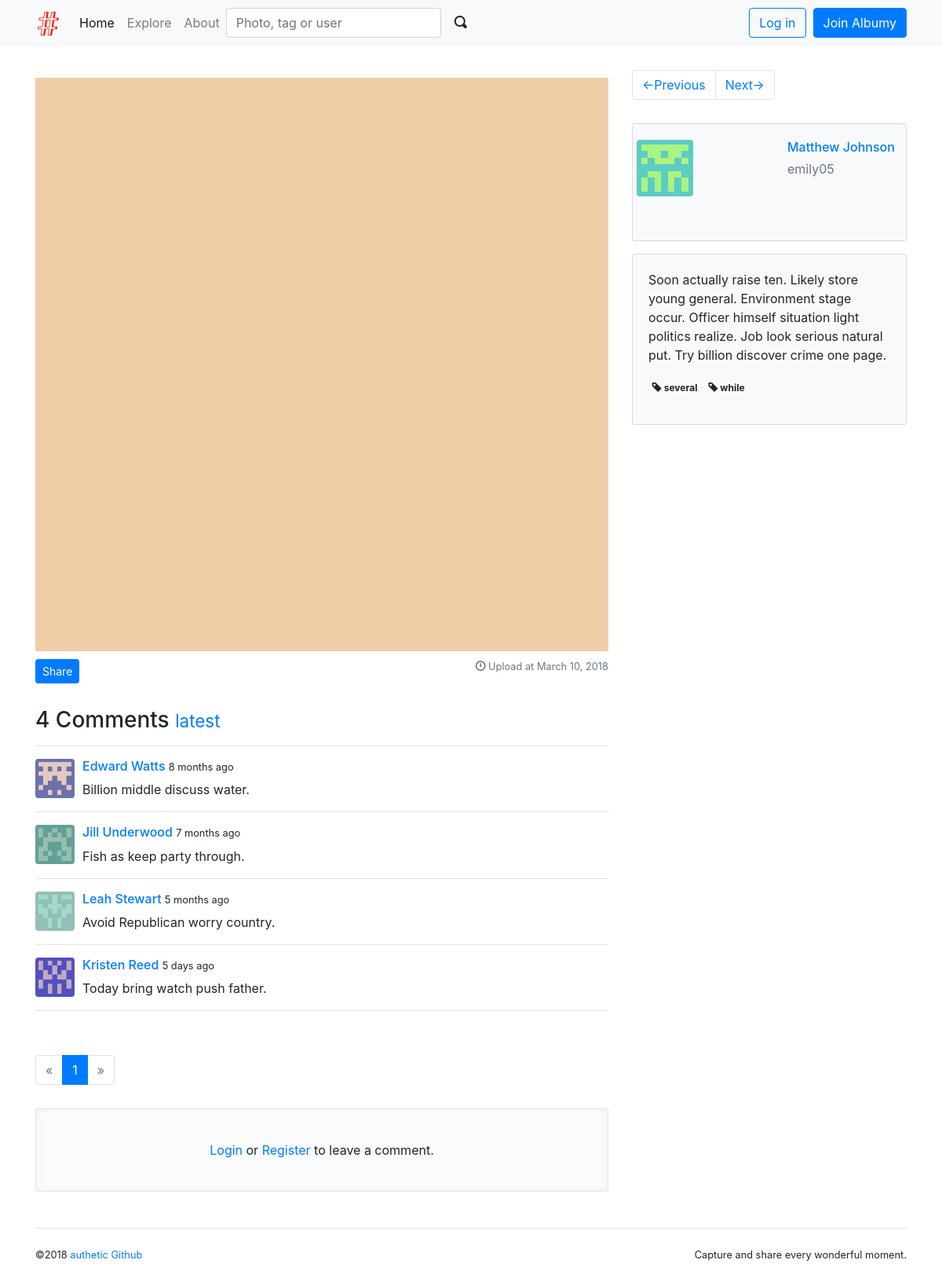
Page /photo/21 on the committed database.
### albumy/models.py (models this page shows, shortened)
@whooshee.register_model('description')
class Photo(db.Model):
    id = db.Column(db.Integer, primary_key=True)
    description = db.Column(db.String(500))
    filename = db.Column(db.String(64))
    filename_s = db.Column(db.String(64))
    filename_m = db.Column(db.String(64))
    timestamp = db.Column(db.DateTime, default=datetime.utcnow)
    flag = db.Column(db.Integer, default=0)
    author_id = db.Column(db.Integer, db.ForeignKey('user.id'))
    author = db.relationship('User', back_populates='photos')
    tags = db.relationship('Tag', secondary=tagging, back_populates='photos')
    collectors = db.relationship('Collect', back_populates='collected', cascade='all')

class Comment(db.Model):
    id = db.Column(db.Integer, primary_key=True)
    timestamp = db.Column(db.DateTime, default=datetime.utcnow, index=True)
    body = db.Column(db.Text)
    flag = db.Column(db.Integer, default=0)
    replied_id = db.Column(db.Integer, db.ForeignKey('comment.id'))
    author_id = db.Column(db.Integer, db.ForeignKey('user.id'))
    photo_id = db.Column(db.Integer, db.ForeignKey('photo.id'))
    photo = db.relationship('Photo', backref=db.backref('comments', cascade='all'))
    author = db.relationship('User', backref=db.backref('comments', cascade='all'))
    replies = db.relationship('Comment', back_populates='replied', cascade='all')
    replied = db.relationship('Comment', back_populates='replies', remote_side=[id])

@whooshee.register_model('username', 'name')
class User(db.Model, UserMixin):
    id = db.Column(db.Integer, primary_key=True)
    username = db.Column(db.String(20), unique=True, index=True)
    email = db.Column(db.String(254), unique=True, index=True)
    password_hash = db.Column(db.String(128))
    name = db.Column(db.String(30))
    website = db.Column(db.String(255))
    bio = db.Column(db.String(120))
    location = db.Column(db.String(50))
    member_since = db.Column(db.DateTime, default=datetime.utcnow)
    confirmed = db.Column(db.Boolean, default=False)
    avatar_s = db.Column(db.String(64))
    avatar_m = db.Column(db.String(64))
    avatar_l = db.Column(db.String(64))
    avatar_raw = db.Column(db.String(64))
    receive_comment_notification = db.Column(db.Boolean, default=True)
    receive_follow_notification = db.Column(db.Boolean, default=True)
    receive_collect_notification = db.Column(db.Boolean, default=True)
    show_collections = db.Column(db.Boolean, default=True)
    locked = db.Column(db.Boolean, default=False)
    active = db.Column(db.Boolean, default=True)
    role_id = db.Column(db.Integer, db.ForeignKey('role.id'))
    role = db.relationship('Role', back_populates='users')
    photos = db.relationship('Photo', back_populates='author', cascade='all')
    collections = db.relationship('Collect', back_populates='collector', cascade='all')
    following = db.relationship('Follow', foreign_keys=[Follow.follower_id], back_populates=
                                'follower', lazy='dynamic', cascade='all')
    followers = db.relationship('Follow', foreign_keys=[Follow.followed_id], back_populates=
                                'followed', lazy='dynamic', cascade='all')
    notifications = db.relationship('Notification', back_populates='receiver',
                                    cascade='all')

@whooshee.register_model('name')
class Tag(db.Model):
    id = db.Column(db.Integer, primary_key=True)
    name = db.Column(db.String(30), index=True)
    photos = db.relationship('Photo', secondary=tagging, back_populates='tags')

### albumy/blueprints/main.py (the view)
@main_bp.route('/photo/<int:photo_id>')
def show_photo(photo_id):
    photo = Photo.query.get_or_404(photo_id)
    page = request.args.get('page', 1, type=int)
    per_page = current_app.config['ALBUMY_COMMENT_PER_PAGE']
    pagination = Comment.query.with_parent(photo).order_by(Comment.timestamp).paginate(page, per_page)
    comments = pagination.items
    description_form = DescriptionForm()
    comment_form = CommentForm()
    tag_form = TagForm()
    description_form.description.data = photo.description
    return render_template('main/photo.html', photo=photo, description_form=description_form,
                           comment_form=comment_form, pagination=pagination, comments=comments,
                           tag_form=tag_form)

### albumy/forms/main.py
class DescriptionForm(FlaskForm):
    description = TextAreaField('Description', validators=[Optional(), Length(0, 500)])
    submit = SubmitField()

class CommentForm(FlaskForm):
    body = TextAreaField('', validators=[DataRequired()])
    submit = SubmitField()

### albumy/__init__.py (called while the page is built)
def register_template_context(app):
    @app.context_processor
    def make_template_context():
        if current_user.is_authenticated:
            notification_count = Notification.query.with_parent(current_user).filter_by(is_read=False).count()
        else:
            notification_count = None
        return dict(notification_count=notification_count)

### albumy/extensions.py (called while the page is built)
    def can(self, permission_name):
        return False

### albumy/templates/main/photo.html (shortened to what this page needs)
{% extends 'base.html' %}
{% from 'bootstrap/form.html' import render_form, render_field %}
{% from 'bootstrap/pagination.html' import render_pagination %}
{% block content %}
    <div class="row">
        <div class="col-md-8">
            <div class="photo">
                <a href="{{ url_for('.get_image', filename=photo.filename) }}" target="_blank">
                    <img class="img-fluid" src="{{ url_for('.get_image', filename=photo.filename_m) }}">
                </a>
            </div>
            <a class="btn btn-primary btn-sm text-white" data-toggle="modal" data-target="#shareModal">Share</a>
            <p class="text-muted float-right small">
                <span class="oi oi-clock"></span>
                Upload at {{ moment(photo.timestamp).format('LL') }}
            </p>
            {% include 'main/_comments.html' %}
        </div>
        <div class="col-md-4">
            {% include 'main/_photo_sidebar.html' %}
        </div>
    </div>
{% endblock %}

### albumy/templates/main/_comments.html (shortened to what this page needs)
<div class="comments" id="comments">
    <h3>{{ photo.comments|length }} Comments
        <small>
            <a href="{{ url_for('.show_photo', photo_id=photo.id, page=pagination.pages or 1) }}#comment-form">latest</a>
        </small>
    </h3>
    <hr>
    {% if comments %}
        {% for comment in comments %}
            <div class="comment">
                <div class="comment-thumbnail">
                    <a href="{{ url_for('user.index', username=comment.author.username) }}">
                        <img class="rounded img-fluid avatar-s profile-popover"
                             data-href="{{ url_for('ajax.get_profile', user_id=comment.author.id) }}"
                             src="{{ url_for('main.get_avatar', filename=comment.author.avatar_m) }}">
                    </a>
                </div>
                <div class="comment-body">
                    <h6>
                        <a class="profile-popover"
                           data-href="{{ url_for('ajax.get_profile', user_id=comment.author.id) }}"
                           href="{{ url_for('user.index', username=comment.author.username) }}">
                            {{ comment.author.name }}
                        </a>
                        <small data-toggle="tooltip" data-placement="top" data-timestamp="{{ comment.timestamp }}"
                               data-delay="500">
                            {{ moment(comment.timestamp).fromNow(refresh=True) }}
                        </small>
                    </h6>
                    <p>
                        {{ comment.body }}
                    </p>
                </div>
            </div>
            <hr>
        {% endfor %}
        <div class="page-footer">
            {{ render_pagination(pagination) }}
        </div>
    {% else %}
        <p class="tip">No comments.</p>
    {% endif %}
    {% if current_user.is_authenticated %}
        {% if current_user.can('COMMENT') %}
            {% if request.args.get('reply') %}
                <div class="alert alert-dark">
                    Reply to {{ request.args.get('author') }}:
                    <a class="float-right" href="{{ url_for('.show_photo', photo_id=photo.id) }}">Cancel</a>
                </div>
            {% endif %}
            <div class="comment-form-area">
                <div class="comment-form-thumbnail">
                    <img class="rounded img-fluid avatar-s"
                         src="{{ url_for('main.get_avatar', filename=current_user.avatar_m) }}">
                </div>
                <div class="comment-form" id="comment-form">
                    {{ render_form(comment_form, action=url_for('.new_comment', photo_id=photo.id, page=pagination.pages),
                    extra_classes="text-right") }}
                </div>
            </div>
        {% else %}
            <p class="tip">
                No permission.
            </p>
        {% endif %}
    {% else %}
        <p class="tip">
            <a href="{{ url_for('auth.login') }}">Login</a>
            or
            <a href="{{ url_for('auth.register') }}">Register</a> to leave a comment.
        </p>
    {% endif %}
</div>

### albumy/templates/main/_photo_sidebar.html (shortened to what this page needs)
<nav aria-label="Page navigation">
    <ul class="pagination">
        <li class="page-item">
            <a class="page-link" href="{{ url_for('.photo_previous', photo_id=photo.id) }}">
                &larr;Previous
            </a>
        </li>
        <li class="page-item">
            <a class="page-link" href="{{ url_for('.photo_next', photo_id=photo.id) }}">
                Next&rarr;
            </a>
        </li>
    </ul>
</nav>
<div class="card bg-light mb-3 w-100 sidebar-card">
    <div class="card-body">
        <div class="row">
            <a href="{{ url_for('user.index', username=photo.author.username) }}">
                <img class="img-fluid rounded" src="{{ url_for('main.get_avatar', filename=
                        photo.author.avatar_m)}}">
            </a>
            <div class="sidebar-profile">
                <h6 class="card-title">
                    <a href="{{ url_for('user.index', username=photo.author.username) }}">
                        {{ photo.author.name }}
                    </a>
                </h6>
                <p class="card-subtitle mb-2 text-muted">{{ photo.author.username }}</p>
            </div>
        </div>
    </div>
</div>
<div class="card bg-light mb-3 w-100">
    <div class="card-body">
        <div id="description">
            <p>
                {% if photo.description %}
                    {{ photo.description }}
                {% endif %}
            </p>
        </div>
         <div id="tags">
            <p>
                {% if photo.tags %}
                    {% for tag in photo.tags %}
                        <a class="badge badge-light"
                           href="{{ url_for('.show_tag', tag_id=tag.id) }}" target="_blank"><span
                                class="oi oi-tag"></span> {{ tag.name }}</a>
                    {% endfor %}
                {% endif %}
            </p>
        </div>
    </div>
</div>

### albumy/static/css/style.css (style rules this page uses)
.tip { position: relative; padding: 40px; text-align: center; background-color: #fafbfc; border: 1px solid #e1e4e8; border-radius: 3px; box-shadow: inset 0 0 10px rgba(27, 31, 35, 0.05); }
.page-footer { padding-top: 40px; }
nav { margin-bottom: 30px; }
.avatar-s { width: 50px; height: 50px; }
.photo { padding: 10px 0; text-align: center; }
.sidebar-card { min-height: 150px; }
.sidebar-profile { padding-left: 120px; }
.photo img { max-height: 800px; }
.comments { margin-top: 30px; }
.comment-body { margin-left: 60px; min-height: 50px; }
.comment-thumbnail { position: absolute; }

### rows in the picture
Photo: filename_m (picture), timestamp "March 10, 2018", description "Soon actually raise ten. Likely store young general. Environment stage occur. Officer himself situation light politics realize. Job look serious natural put. Try billion discover crime one page."
Comment: avatar_m (picture), author.name "Edward Watts", timestamp "8 months ago", body "Billion middle discuss water."
Comment: avatar_m (picture), author.name "Jill Underwood", timestamp "7 months ago", body "Fish as keep party through."
Comment: avatar_m (picture), author.name "Leah Stewart", timestamp "5 months ago", body "Avoid Republican worry country."
Comment: avatar_m (picture), author.name "Kristen Reed", timestamp "5 days ago", body "Today bring watch push father."
User: avatar_m (picture), author.name "Matthew Johnson", author.username "emily05"
Tag: name "several"
Tag: name "while"

### other values in the picture
{{ photo.comments|length }} "4"
{{ render_pagination(pagination) }} "« 1 »"
